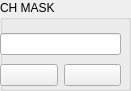
  <widget class="QGroupBox" name="groupBox_6">
   <property name="geometry">
    <rect>
     <x>589</x>
     <y>100</y>
     <width>131</width>
     <height>91</height>
    </rect>
   </property>
   <property name="toolTip">
    <string>&lt;html&gt;&lt;head/&gt;&lt;body&gt;&lt;p&gt;Global PM channel mask&lt;/p&gt;&lt;/body&gt;&lt;/html&gt;</string>
   </property>
   <property name="title">
    <string>CH MASK</string>
   </property>
   <widget class="QWidget" name="layoutWidget_5">
    <property name="geometry">
     <rect>
      <x>0</x>
      <y>30</y>
      <width>121</width>
      <height>61</height>
     </rect>
    </property>
    <layout class="QVBoxLayout" name="verticalLayout_13">
     <item>
      <widget class="QLineEdit" name="lineEdit_27"/>
     </item>
     <item>
      <layout class="QHBoxLayout" name="horizontalLayout_10">
       <item>
        <widget class="QPushButton" name="VIEW_ADC0_OFFSET_9">
         <property name="toolTip">
          <string>&lt;html&gt;&lt;head/&gt;&lt;body&gt;&lt;p&gt;Status&lt;/p&gt;&lt;/body&gt;&lt;/html&gt;</string>
         </property>
         <property name="text">
          <string/>
         </property>
         <property name="icon">
          <iconset resource="res.qrc">
           <normaloff>:/icon/icons/eyeball-icon-png-3.png</normaloff>:/icon/icons/eyeball-icon-png-3.png</iconset>
         </property>
        </widget>
       </item>
       <item>
        <widget class="QPushButton" name="WRITE_ADC_ZERO_8">
         <property name="toolTip">
          <string>&lt;html&gt;&lt;head/&gt;&lt;body&gt;&lt;p&gt;Write&lt;/p&gt;&lt;/body&gt;&lt;/html&gt;</string>
         </property>
         <property name="text">
          <string/>
         </property>
         <property name="icon">
          <iconset resource="res.qrc">
           <normaloff>:/icon/Write.png</normaloff>:/icon/Write.png</iconset>
         </property>
        </widget>
       </item>
      </layout>
     </item>
    </layout>
   </widget>
  </widget>
